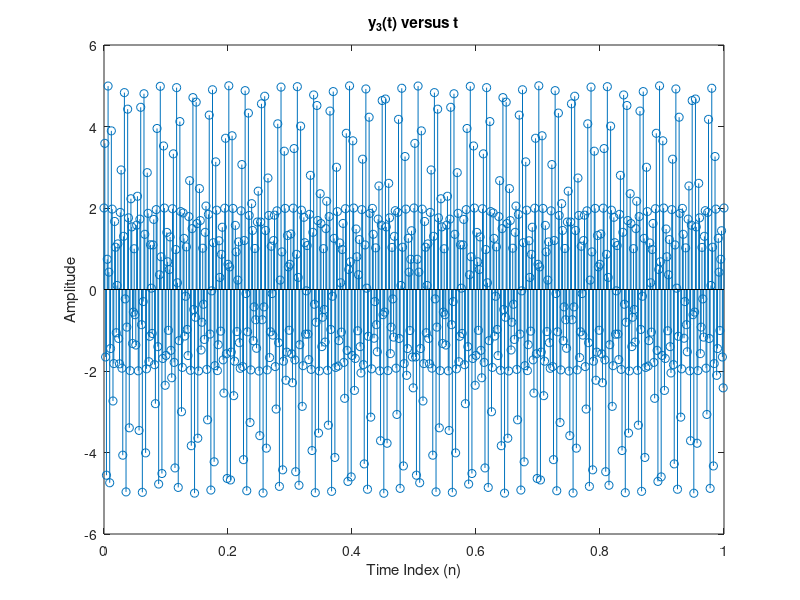

Source code (MATLAB): (Note: this script raises an error after producing the figure.)
%% PART A
% A1

%A1.1 
% plot of x_1(t)
t = [0 : 1/8192 : 1];
x1 = cos(2*pi*550*t);
plot(t, x1);
title('x_1(t) versus t');
xlabel('t: Time (sec)');
ylabel('A: Amplitude');

% soundsc(x1); 

x2 = cos(2*pi*430*t);
% soundsc(x2);

x3 = cos(2*pi*750*t);
% soundsc(x3);

% Bilkent ID: 21901548
f1 = 154; 
f2 = 190;
y = 2 * cos(2*pi*f1*t) + 3 * sin(2*pi*f2*t);
fmax = max(f1, f2);

% plot of y
% hold on;
plot(t, y);
title('y(t) versus t');
xlabel('t: Time (sec)');
ylabel('Amplitude');

% sampling rate fmax
fs = fmax;
t1 = [0 : 1/fs : 1];
y1 = 2 * cos(2*pi*f1*t1) + 3 * sin(2*pi*f2*t1);
stem(t1, y1);
title('y_1(t) versus t');
xlabel('Time Index (n)');
ylabel('Amplitude');

% sampling rate 2fmax
fs = 2 * fmax;
t2 = [0 : 1/fs : 1];
y2 = 2 * cos(2*pi*f1*t2) + 3 * sin(2*pi*f2*t2);
stem(t2, y2);
title('y_2(t) versus t');
xlabel('Time Index (n)');
ylabel('Amplitude');

% sampling rate 4fmax
fs = 4 * fmax;
t3 = [0 : 1/fs : 1];
y3 = 2 * cos(2*pi*f1*t3) + 3 * sin(2*pi*f2*t3);
stem(t3, y3);
title('y_3(t) versus t');
xlabel('Time Index (n)');
ylabel('Amplitude');

% reconstructing signal (sampling rate fmax)
reconstructed = reconstruction(y1, size(y1, 2), 1 / fmax, size(t, 2));
plot(t,reconstructed);
title('y_1(t) reconstructed versus t');
xlabel('t: Time (sec)');
ylabel('Amplitude');

% reconstructing signal (sampling rate 2fmax)
reconstructed = reconstruction(y2, size(y2, 2), 1 / (2*fmax), size(t, 2));
plot(t, reconstructed);
title('y_2(t) reconstructed versus t');
xlabel('t: Time (sec)');
ylabel('Amplitude');

% reconstructing signal (sampling rate 4fmax)
reconstructed = reconstruction(y3, size(y3, 2), 1 / (4*fmax), size(t, 2));
plot(t, reconstructed);
title('y_3(t) reconstructed versus t');
xlabel('t: Time (sec)');
ylabel('Amplitude');
% method for reconstruction
function[reconstructed] = reconstruction(sampledSignal, numberOfSamples, samplingPeriod, size)
    reconstructed = zeros(1, size);
    t = 0;
    for k = 1 : size
        for n = 1 : numberOfSamples
            reconstructed(1, k) = reconstructed(1, k) + sampledSignal(1, n) * (sin(pi * (t - n * samplingPeriod)) / samplingPeriod) / (pi * (t - n * samplingPeriod) / samplingPeriod);
        end
        t = t + 1/8192;
    end
end